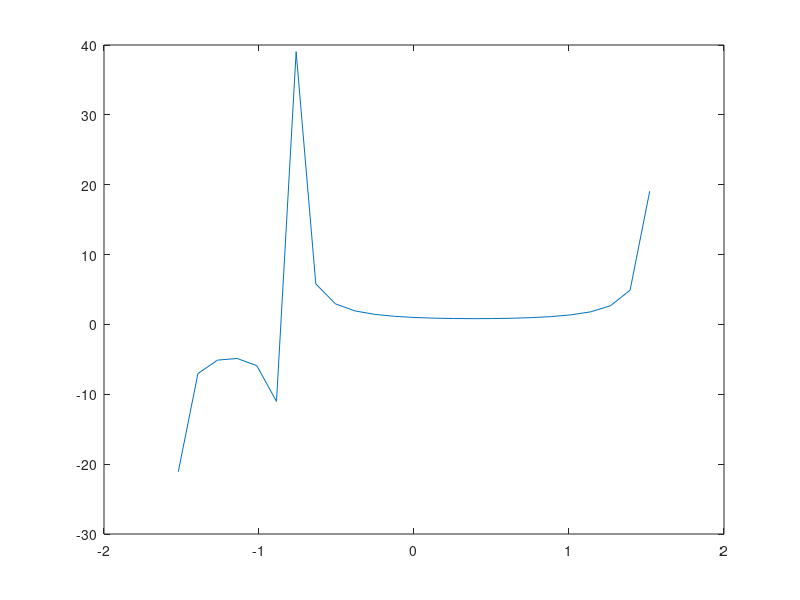

Write the MATLAB code that produced this figure.
nu = linspace(-pi/2+0.05,pi/2-0.05,25);

delta_xi = 0.2;
delta_eta = 0.2;
delta_zeta = 0;


f=(delta_eta.*sec(nu)+1i*delta_zeta.*tan(nu))./...
	(delta_xi.*cos(nu)+delta_eta.*sin(nu)+1i.*delta_zeta);

plot(nu,f);
